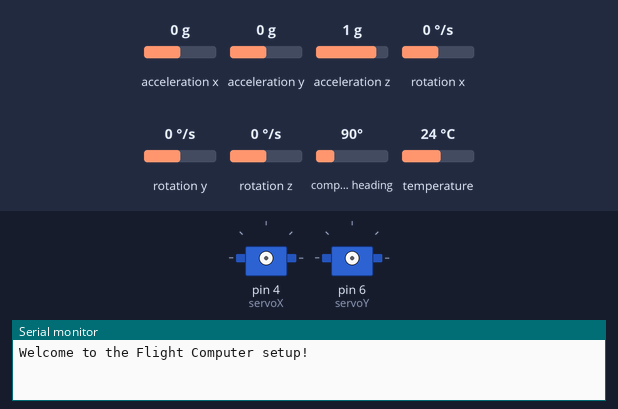
Recording of a sketch running on a simulated Arduino Uno, built with avr-gcc and run on an emulated ATmega328P. Shown: 2 × servo, the last lines printed to the serial monitor. The inputs (shaded band) are chosen by the test bench; at power-on: acceleration x 0 g, acceleration y 0 g, acceleration z 1 g, rotation x 0 °/s, rotation y 0 °/s, rotation z 0 °/s, compass heading 90°, temperature 24 °C.

Above: at 0.1 s.
At 8.3 s:
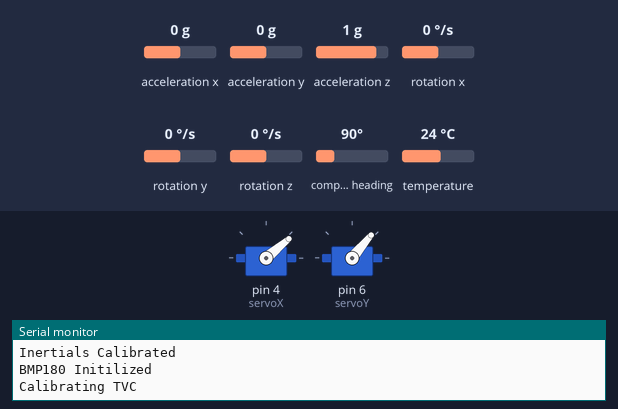
At 18.3 s:
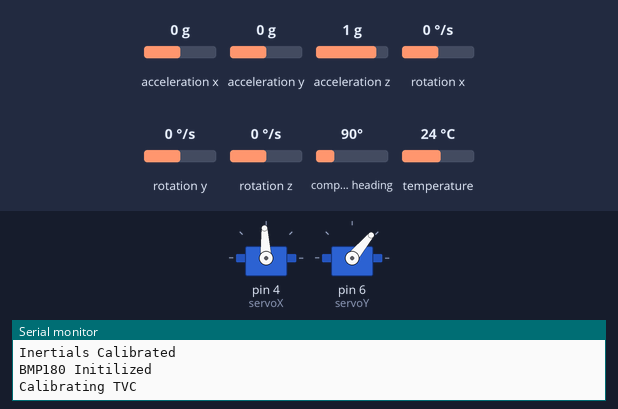
At 39.3 s:
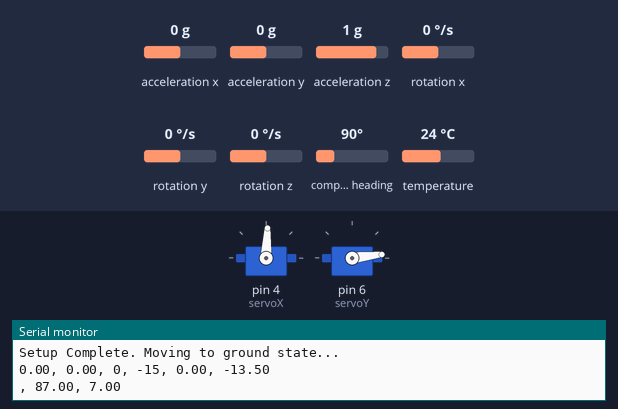
Timing chart, 0 to 40.0 s (numbered marks = the images above):
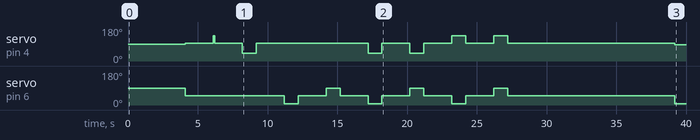

Measured:
- by itself, servo on pin 4 (servoX): 90° → 93° at 4.1 s, → 135° 2.0 s later, → 93° 0.10 s later, → 40° 2.0 s later, … (14 changes in this stretch)
- by itself, servo on pin 6 (servoY): 90° → 50° at 4.1 s, → 7° 7.1 s later, → 50° 1.0 s later, → 90° 2.0 s later, … (14 changes in this stretch)

The sketch:

ThrustVector.ino
```cpp
#include <Wire.h>
#include <Adafruit_Sensor.h>
#include <Adafruit_BNO055.h>
#include <utility/imumaths.h>
#include <math.h>
#include <SFE_BMP180.h>
#include <Servo.h>

#define BNO055_SAMPLERATE_DELAY_MS (100)
#define ALTITUDE 35.6 //Altitude of Location Relative to Sea Level
//dt = 0.10

Adafruit_BNO055 bno = Adafruit_BNO055();
SFE_BMP180 pressure;
Servo servoX ;
Servo servoY ;

int counter = 0;
int xTiltAcc;
int yTiltAcc;
float xTiltGy;
float yTiltGy;
float xTiltGyOld;
float yTiltGyOld;
int xTiltAccOld;
int yTiltAccOld;

float filterXTilt ;
float filterYTilt ;

float ServoXPos;
float ServoYPos;

float dt;
unsigned long millisOld;

//Servo parameters
int x_min = 40  ;
int x_max = 135 ;
int y_min = 7 ;
int y_max = 90 ;
double x_rest = 93 ;
double y_rest = 50 ;

/*double pitchPID(double target) {
  iPitchPID.kP = 0;
  iPitchPID.kD = 0;
  iPitchPID.kI = 0;

  //iPitchPID.current = get_average_inertial(); //BNO Filter
  iPitchPID.error = target - iPitchPID.current;
  iPitchPID.integral += iPitchPID.error;
  iPitchPID.derivative = iPitchPID.error - iPitchPID.lastError;
  iPitchPID.lastError = iPitchPID.error;

  return (((iPitchPID.error) * (iPitchPID.kP)) + ((iPitchPID.derivative) * (iPitchPID.kD)) +
    ((iPitchPID.integral) * (iPitchPID.kI)));
}
*/
float complementaryFilter(float accelReading, float gyroReading) ;

float complementaryFilter(float accelReading, float gyroReading) {
  double alpha = 0.9 ;
  return (1-alpha)*(gyroReading) + alpha*accelReading ;
}

void setup()
{
  Serial.begin(9600);
  Serial.println("Welcome to the Flight Computer setup!");
  delay(100) ;
  Serial.println("Let's start with the BNO055 IMU Calibration");
  delay(1000) ;

  sensors_event_t event;
  bno.getEvent(&event);

  //Sensor initilization
  if(bno.begin())
  {
    Serial.println("BNO055 Initialized");
  }
  else {
    Serial.println("No BNO055. Try again!");
    while(1) ;
  }

  // Calibration

  Serial.println("Calibrating Inertials...");
  uint8_t system, gyro, accel, mg = 0;
  delay(1000) ;

  while(1) {
    bno.getCalibration(&system, &gyro, &accel, &mg) ;
    Serial.print("System: ");
    Serial.print(system);
    Serial.print(", Gyro: ");
    Serial.print(gyro);
    Serial.print(", Accel: ");
    Serial.print(accel);
    Serial.print(", Mg: ");
    Serial.println(mg);
    if (system == 3 && gyro == 3 && accel == 3 && mg == 3 ) {
      Serial.println("Inertials Calibrated");
      break ;
    }
    if (counter > 120) {
      Serial.println("Inertial Calibration Failed... Try again");
      while(1);
    }
    delay(1000);
    counter += 1;
  }
  delay(1000) ;

  //BMP Initilization
  int8_t temp=bno.getTemp();

  if (pressure.begin()){ //If initialization was successful, continue
    Serial.println("BMP180 Initilized");
  }
  else{
    Serial.println("No BMP. Try again!");
    while(1) ;
  }


  //Resetting and Calibrating TVC
  Serial.println("Calibrating TVC") ;

  servoX.attach(4) ;
  servoY.attach(6) ;

  delay(1000) ;

  servoX.write(x_rest) ;
  servoY.write(y_rest) ;

  delay(2000) ;

  servoX.write(x_max) ;
  delay(100);
  servoX.write(x_rest) ;

  delay(2000) ;

  servoX.write(x_min) ;
  delay(1000);
  servoX.write(x_rest) ;

  delay(2000) ;

  servoY.write(y_min) ;
  delay(1000);
  servoY.write(y_rest) ;

  delay(2000) ;

  servoY.write(y_max) ;
  delay(1000);
  servoY.write(y_rest) ;

  delay(2000) ;

  servoX.write(x_min) ;
  servoY.write(y_min) ;
  delay(1000);
  servoX.write(x_rest) ;
  servoY.write(y_rest) ;

  delay(2000) ;

  servoX.write(x_min) ;
  servoY.write(y_max) ;
  delay(1000);
  servoX.write(x_rest) ;
  servoY.write(y_rest) ;

  delay(2000) ;

  servoX.write(x_max) ;
  servoY.write(y_min) ;
  delay(1000);
  servoX.write(x_rest) ;
  servoY.write(y_rest) ;

  delay(2000) ;

  servoX.write(x_max) ;
  servoY.write(y_max) ;
  delay(1000);
  servoX.write(x_rest) ;
  servoY.write(y_rest) ;

  delay(2000) ;

  delay(10000) ;
  Serial.println("Setup Complete. Moving to ground state...");

  bno.setExtCrystalUse(true);
  millisOld=millis();

}

void loop()
  /* Raw Sensor Readings */ {
  imu::Vector<3> acc = bno.getVector(Adafruit_BNO055::VECTOR_ACCELEROMETER);
  imu::Vector<3> gyr = bno.getVector(Adafruit_BNO055::VECTOR_GYROSCOPE) ;

  xTiltAcc= -atan2(acc.y()/9.807,acc.x()/9.807)/2/3.141592654*360 ;
  yTiltAcc= atan2(acc.z()/9.807,acc.x()/9.807)/2/3.141592654*360 ;

  //Reading Post-processing
  if (xTiltAcc > 0) {
    xTiltAcc = xTiltAcc - 180 ;
  }
  else if (xTiltAcc < 0) {
    xTiltAcc = xTiltAcc + 180 ;
  }

  if (yTiltAcc > 0) {
    yTiltAcc = yTiltAcc - 180 ;
  }
  else if (yTiltAcc < 0) {
    yTiltAcc = yTiltAcc + 180 ;
  }

  if (xTiltAcc > 15) {
      xTiltAcc = 15;
  }

  else if (xTiltAcc < -15) {
      xTiltAcc = -15;
  }
  if (yTiltAcc > 15) {
      yTiltAcc = 15;
    }
  else if (yTiltAcc < -15) {
      yTiltAcc = -15;
    }


  xTiltGy = xTiltGyOld + gyr.y() * dt;
  yTiltGy = yTiltGyOld + gyr.z() * dt;

  filterXTilt = complementaryFilter(xTiltAcc, xTiltGy) ;
  filterYTilt = complementaryFilter(yTiltAcc, yTiltGy) ;

  ServoXPos = map(xTiltAcc, -15.00, 15.00, x_min, x_max);
  ServoYPos = map(yTiltAcc, -15.00, 15.00, y_min, y_max);


  servoX.write(ServoXPos);
  servoY.write(ServoYPos);

  Serial.print(xTiltGy) ;
  Serial.print(", ");
  Serial.print(yTiltGy) ;
  Serial.print(", ");
  Serial.print(xTiltAcc) ;
  Serial.print(", ");
  Serial.print(yTiltAcc) ;
  Serial.print(", ");
  Serial.print(filterXTilt) ;
  Serial.print(", ");
  Serial.println(filterYTilt) ;
  Serial.print(", ");
  Serial.print(ServoXPos) ;
  Serial.print(", ");
  Serial.println(ServoYPos) ;


  //Serial.print(xTiltGy);
  //Serial.print(",");
  //Serial.println(yTiltGy);

  //Serial.print(filterXTilt);
 // Serial.println(filterYTilt);

dt=(millis()-millisOld)/1000.00;
millisOld=millis();

xTiltGyOld = xTiltGy ;
yTiltGyOld = yTiltGy ;
xTiltAccOld = xTiltAcc;
yTiltAccOld = yTiltAcc;

delay(BNO055_SAMPLERATE_DELAY_MS);

}
```
